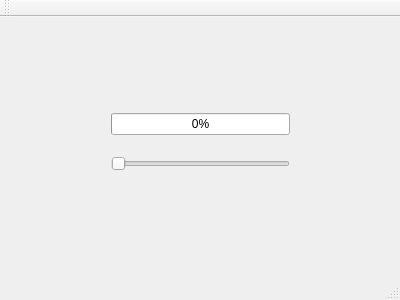
<?xml version="1.0" encoding="UTF-8"?>
<ui version="4.0">
 <class>MainWindow</class>
 <widget class="QMainWindow" name="MainWindow">
  <property name="geometry">
   <rect>
    <x>0</x>
    <y>0</y>
    <width>400</width>
    <height>300</height>
   </rect>
  </property>
  <property name="windowTitle">
   <string>MainWindow</string>
  </property>
  <widget class="QWidget" name="centralWidget">
   <widget class="QWidget" name="">
    <property name="geometry">
     <rect>
      <x>100</x>
      <y>70</y>
      <width>201</width>
      <height>111</height>
     </rect>
    </property>
    <layout class="QVBoxLayout" name="verticalLayout">
     <item>
      <widget class="QProgressBar" name="progressBar">
       <property name="value">
        <number>0</number>
       </property>
      </widget>
     </item>
     <item>
      <widget class="QSlider" name="horizontalSlider">
       <property name="orientation">
        <enum>Qt::Horizontal</enum>
       </property>
      </widget>
     </item>
    </layout>
   </widget>
  </widget>
  <widget class="QMenuBar" name="menuBar">
   <property name="geometry">
    <rect>
     <x>0</x>
     <y>0</y>
     <width>400</width>
     <height>17</height>
    </rect>
   </property>
  </widget>
  <widget class="QToolBar" name="mainToolBar">
   <attribute name="toolBarArea">
    <enum>TopToolBarArea</enum>
   </attribute>
   <attribute name="toolBarBreak">
    <bool>false</bool>
   </attribute>
  </widget>
  <widget class="QStatusBar" name="statusBar"/>
 </widget>
 <layoutdefault spacing="6" margin="11"/>
 <resources/>
 <connections/>
</ui>
